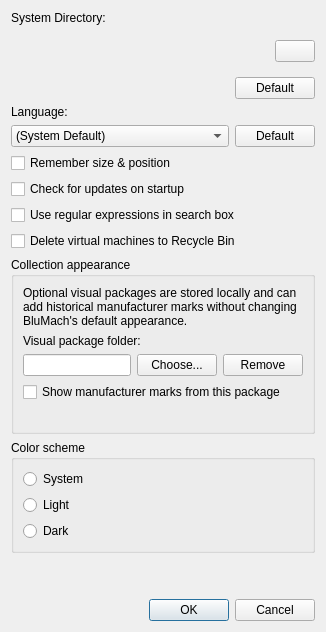
<?xml version="1.0" encoding="UTF-8"?>
<ui version="4.0">
 <class>VMManagerPreferences</class>
 <widget class="QDialog" name="VMManagerPreferences">
  <property name="geometry">
   <rect>
    <x>0</x>
    <y>0</y>
    <width>400</width>
    <height>580</height>
   </rect>
  </property>
  <property name="windowTitle">
   <string>Preferences</string>
  </property>
  <layout class="QVBoxLayout" name="verticalLayout">
   <property name="sizeConstraint">
     <enum>QLayout::SetFixedSize</enum>
   </property>
   <item>
    <widget class="QLabel" name="labelSystemDir">
     <property name="text">
      <string>System Directory:</string>
     </property>
    </widget>
   </item>
   <item>
    <widget class="QWidget" name="widget" native="true">
     <layout class="QHBoxLayout" name="horizontalLayout">
      <property name="leftMargin">
       <number>0</number>
      </property>
      <property name="rightMargin">
       <number>0</number>
      </property>
      <item>
       <widget class="QLabel" name="systemDirectory">
        <property name="text">
         <string/>
        </property>
       </widget>
      </item>
      <item>
       <widget class="QPushButton" name="dirSelectButton">
        <property name="sizePolicy">
         <sizepolicy hsizetype="Maximum" vsizetype="Fixed">
          <horstretch>0</horstretch>
          <verstretch>0</verstretch>
         </sizepolicy>
        </property>
        <property name="text">
         <string/>
        </property>
       </widget>
      </item>
     </layout>
    </widget>
   </item>
   <item>
    <layout class="QHBoxLayout" name="horizontalLayout_3">
     <property name="leftMargin">
      <number>0</number>
     </property>
     <property name="rightMargin">
      <number>0</number>
     </property>
     <item>
      <spacer name="horizontalSpacer">
       <property name="orientation">
        <enum>Qt::Horizontal</enum>
       </property>
       <property name="sizeHint" stdset="0">
        <size>
         <width>40</width>
         <height>20</height>
        </size>
       </property>
      </spacer>
     </item>
     <item>
      <widget class="QPushButton" name="pushButtonDefaultSystemDir">
       <property name="text">
        <string>Default</string>
       </property>
      </widget>
     </item>
    </layout>
   </item>
   <item>
    <widget class="QLabel" name="labelLanguage">
     <property name="text">
      <string>Language:</string>
     </property>
    </widget>
   </item>
   <item>
    <layout class="QHBoxLayout" name="horizontalLayout_2">
     <item>
      <widget class="QComboBox" name="comboBoxLanguage">
       <property name="sizePolicy">
        <sizepolicy hsizetype="MinimumExpanding" vsizetype="Fixed">
         <horstretch>0</horstretch>
         <verstretch>0</verstretch>
        </sizepolicy>
       </property>
       <property name="maxVisibleItems">
        <number>30</number>
       </property>
       <item>
        <property name="text">
         <string>(System Default)</string>
        </property>
       </item>
      </widget>
     </item>
     <item>
      <widget class="QPushButton" name="pushButtonLanguage">
       <property name="text">
        <string>Default</string>
       </property>
      </widget>
     </item>
    </layout>
   </item>
   <item>
    <widget class="QCheckBox" name="rememberSizePositionCheckBox">
     <property name="text">
      <string>Remember size &amp;&amp; position</string>
     </property>
    </widget>
   </item>
   <item>
    <widget class="QCheckBox" name="updateCheckBox">
     <property name="text">
      <string>Check for updates on startup</string>
     </property>
    </widget>
   </item>
   <item>
    <widget class="QCheckBox" name="regexSearchCheckBox">
     <property name="text">
      <string>Use regular expressions in search box</string>
     </property>
    </widget>
   </item>
   <item>
    <widget class="QCheckBox" name="deleteToTrashCheckBox">
     <property name="text">
      <string>Delete virtual machines to Recycle Bin</string>
     </property>
    </widget>
   </item>
   <item>
    <widget class="QGroupBox" name="catalogSkinGroupBox">
     <property name="title">
      <string>Collection appearance</string>
     </property>
     <layout class="QVBoxLayout" name="catalogSkinLayout">
      <item>
       <widget class="QLabel" name="catalogSkinDescription">
        <property name="text">
         <string>Optional visual packages are stored locally and can add historical manufacturer marks without changing BluMach's default appearance.</string>
        </property>
        <property name="wordWrap">
         <bool>true</bool>
        </property>
       </widget>
      </item>
      <item>
       <widget class="QLabel" name="catalogSkinDirectoryLabel">
        <property name="text">
         <string>Visual package folder:</string>
        </property>
       </widget>
      </item>
      <item>
       <layout class="QHBoxLayout" name="catalogSkinPathLayout">
        <item>
         <widget class="QLineEdit" name="catalogSkinDirectory">
          <property name="readOnly">
           <bool>true</bool>
          </property>
         </widget>
        </item>
        <item>
         <widget class="QPushButton" name="catalogSkinBrowseButton">
          <property name="text">
           <string>Choose...</string>
          </property>
         </widget>
        </item>
        <item>
         <widget class="QPushButton" name="catalogSkinClearButton">
          <property name="text">
           <string>Remove</string>
          </property>
         </widget>
        </item>
       </layout>
      </item>
      <item>
       <widget class="QCheckBox" name="catalogSkinManufacturerMarks">
        <property name="text">
         <string>Show manufacturer marks from this package</string>
        </property>
       </widget>
      </item>
      <item>
       <widget class="QLabel" name="catalogSkinStatus">
        <property name="wordWrap">
         <bool>true</bool>
        </property>
       </widget>
      </item>
     </layout>
    </widget>
   </item>
   <item>
    <widget class="QGroupBox" name="groupBoxColorScheme">
     <property name="title">
      <string>Color scheme</string>
     </property>
     <layout class="QVBoxLayout" name="verticalLayout_2">
      <item>
       <widget class="QRadioButton" name="radioButtonSystem">
        <property name="text">
         <string>System</string>
        </property>
       </widget>
      </item>
      <item>
       <widget class="QRadioButton" name="radioButtonLight">
        <property name="text">
         <string>Light</string>
        </property>
       </widget>
      </item>
      <item>
       <widget class="QRadioButton" name="radioButtonDark">
        <property name="text">
         <string>Dark</string>
        </property>
       </widget>
      </item>
     </layout>
    </widget>
   </item>
   <item>
    <spacer name="verticalSpacer">
     <property name="orientation">
      <enum>Qt::Vertical</enum>
     </property>
     <property name="sizeHint" stdset="0">
      <size>
       <width>20</width>
       <height>40</height>
      </size>
     </property>
    </spacer>
   </item>
   <item>
    <widget class="QDialogButtonBox" name="buttonBox">
     <property name="orientation">
      <enum>Qt::Horizontal</enum>
     </property>
     <property name="standardButtons">
      <set>QDialogButtonBox::Cancel|QDialogButtonBox::Ok</set>
     </property>
    </widget>
   </item>
  </layout>
 </widget>
 <tabstops>
  <tabstop>dirSelectButton</tabstop>
  <tabstop>pushButtonDefaultSystemDir</tabstop>
  <tabstop>comboBoxLanguage</tabstop>
  <tabstop>pushButtonLanguage</tabstop>
  <tabstop>rememberSizePositionCheckBox</tabstop>
  <tabstop>updateCheckBox</tabstop>
  <tabstop>regexSearchCheckBox</tabstop>
  <tabstop>deleteToTrashCheckBox</tabstop>
  <tabstop>radioButtonSystem</tabstop>
  <tabstop>radioButtonLight</tabstop>
  <tabstop>radioButtonDark</tabstop>
 </tabstops>
 <resources/>
 <connections>
  <connection>
   <sender>buttonBox</sender>
   <signal>accepted()</signal>
   <receiver>VMManagerPreferences</receiver>
   <slot>accept()</slot>
   <hints>
    <hint type="sourcelabel">
     <x>248</x>
     <y>254</y>
    </hint>
    <hint type="destinationlabel">
     <x>157</x>
     <y>274</y>
    </hint>
   </hints>
  </connection>
  <connection>
   <sender>buttonBox</sender>
   <signal>rejected()</signal>
   <receiver>VMManagerPreferences</receiver>
   <slot>reject()</slot>
   <hints>
    <hint type="sourcelabel">
     <x>316</x>
     <y>260</y>
    </hint>
    <hint type="destinationlabel">
     <x>286</x>
     <y>274</y>
    </hint>
   </hints>
  </connection>
 </connections>
</ui>
